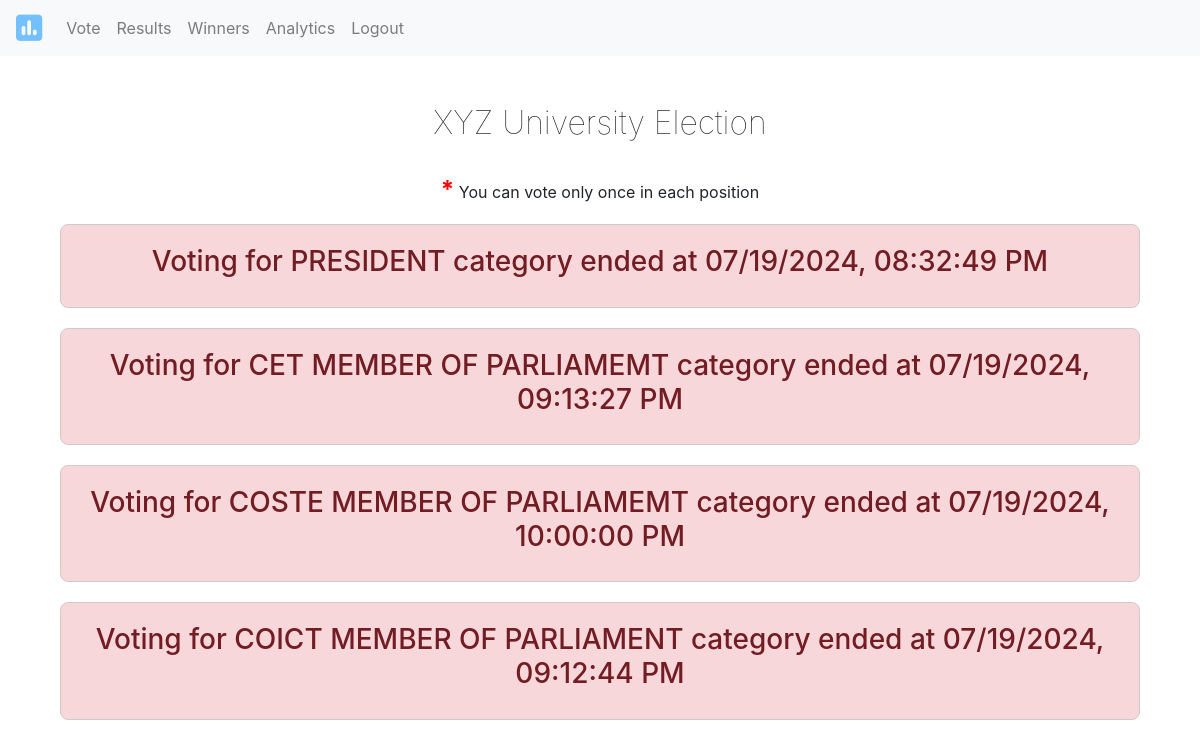
The app's page /vote/ (signed in), older data.
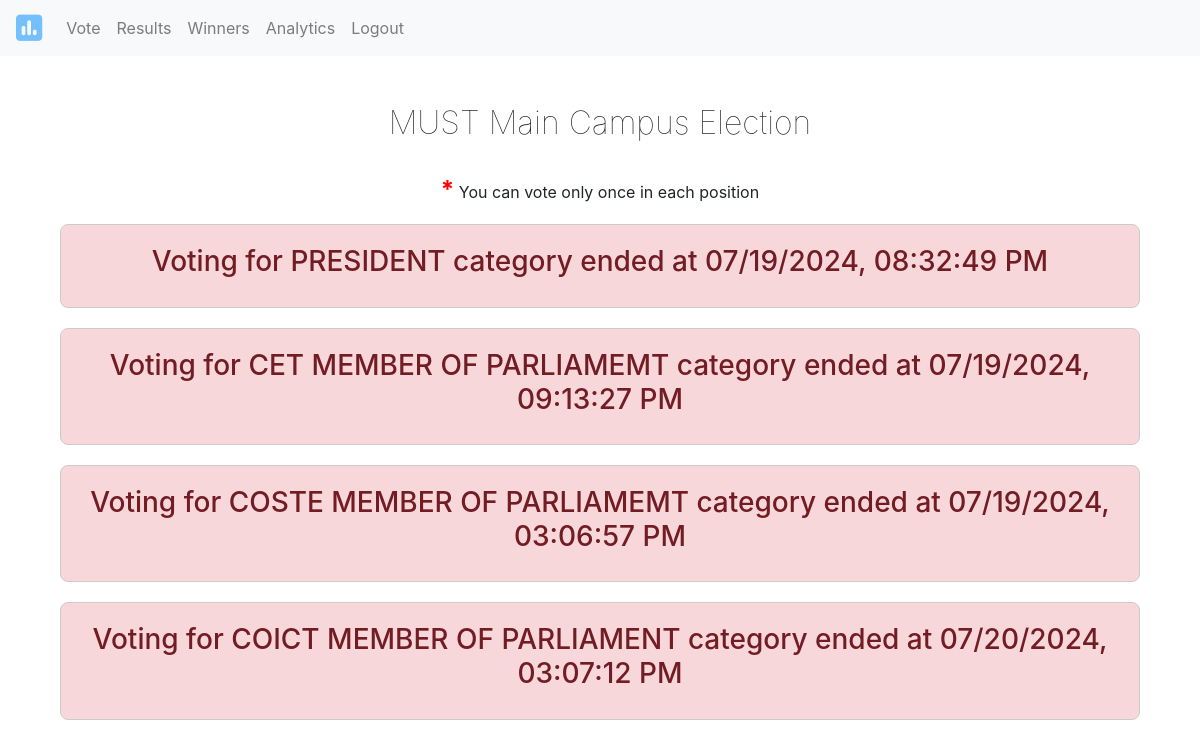
The same page, newer data.
### election/models.py (models this page shows, shortened)
class Category(models.Model):
    category_name = models.CharField(max_length=100, unique=True)
    voting_start_time = models.DateTimeField(null=True, blank=True)
    voting_end_time = models.DateTimeField(null=True, blank=True)

class ElectionSettings(models.Model):
    title = models.CharField(max_length=255, default="XYZ University Election")

### election/views.py (the view, shortened to what this page needs)
# urls.py: path('vote/', vote_view, name='vote'),
@login_required
def vote_view(request):
    election_settings = ElectionSettings.objects.first()
    tanzania_tz = pytz_timezone('Africa/Dar_es_Salaam')
    categories_with_candidates = Category.objects.filter(candidate__isnull=False).distinct()
    current_time = timezone.now().astimezone(tanzania_tz)
    current_year = datetime.now().year
    for category in categories_with_candidates:
        if category.voting_start_time and current_time < category.voting_start_time:
            category.voting_status = 'Not Started'
            category.remaining_time = category.voting_start_time - current_time
        elif category.voting_end_time and current_time > category.voting_end_time:
            category.voting_status = 'Ended'
            category.remaining_time = 0
        else:
            category.voting_status = 'Ongoing'
            category.remaining_time = category.voting_end_time - current_time if category.voting_end_time else 0
        candidates = category.candidate_set.annotate(vote_count=Count('vote')).order_by('-vote_count')
        category.candidates_with_votes = candidates
        category.user_has_voted = Vote.objects.filter(student=request.user, category=category).exists()
        max_votes = candidates.first().vote_count if candidates else 0
        leading_candidates = candidates.filter(vote_count=max_votes)
        if leading_candidates.count() > 1:
            category.leading_candidate_id = None
            category.tied_candidates = [candidate.id for candidate in leading_candidates]
        else:
            category.leading_candidate_id = leading_candidates.first().id if leading_candidates else None
            category.tied_candidates = []
    return render(request, 'vote.html', {
        'categories': categories_with_candidates,
        'election_title': election_settings.title if election_settings else "XYZ University",
        'current_year': current_year
    })

### election/templates/vote.html (shortened to what this page needs)
{% extends "base.html" %}
{% block content %}
<div class="container mt-5">
    <h2 class="text-center h1tag">{{ election_title }} Election</h2>
    <p class="text-center">
        <span class="important-note">*</span> You can vote only once in each position
    </p>
    {% for category in categories %}
        <div class="text-center">
            {% if category.voting_status == 'Not Started' %}
                <h3 class="timer" data-start-time="{{ category.voting_start_time|date:"c" }}">Voting starts at {{ category.voting_start_time|date:"Y-m-d H:i:s" }}</h3>
            {% elif category.voting_status == 'Ended' %}
                <div class="ended-card">
                    <h3>Voting for {{ category.category_name|upper }} category ended at {{ category.voting_end_time|date:"m/d/Y, h:i:s A" }}</h3>
                </div>
            {% endif %}
        </div>
    {% endfor %}
</div>
{% endblock %}

Row changes from the older to the newer data that the page shows:
added ElectionSettings: title "MUST Main Campus"
changed Category "COSTE MEMBER OF PARLIAMEMT": voting_end_time "07/19/2024, 10:00:00 PM" → "07/19/2024, 03:06:57 PM"
changed Category "COICT MEMBER OF PARLIAMENT": voting_end_time "07/19/2024, 09:12:44 PM" → "07/20/2024, 03:07:12 PM"
Text that changed along with them:
{{ election_title }}: "XYZ University" → (not shown)
